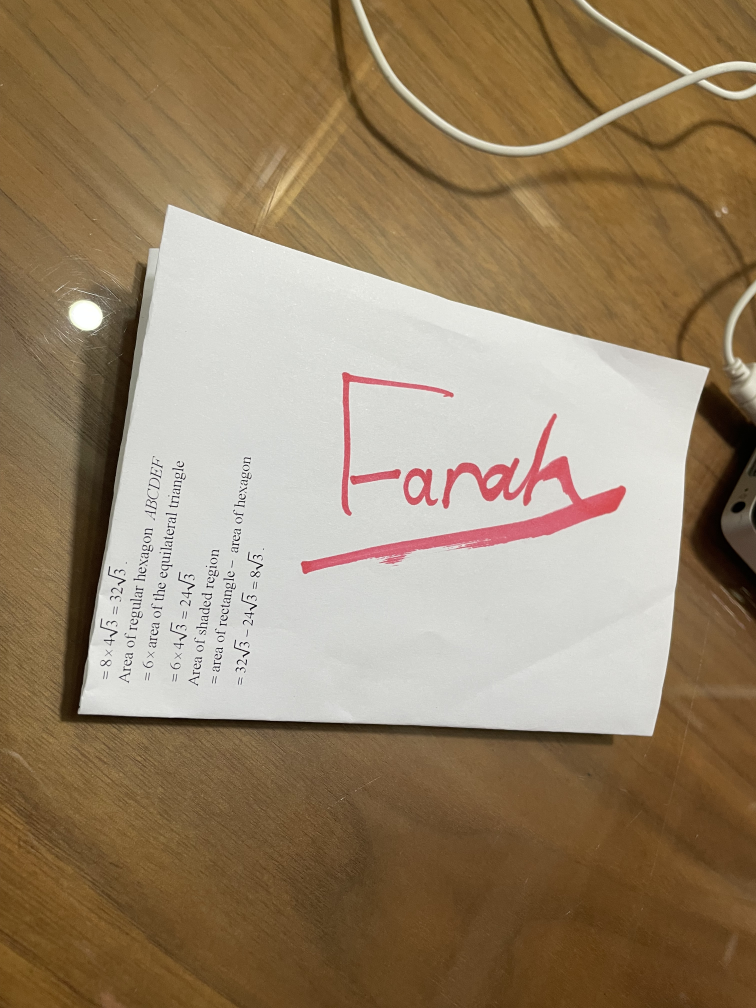
#> input picture farah.jpeg, 3024 x 4032 px (shown at 1/4 size)
$ python Auto_transformation.py --image farah.jpeg
#> lines starting #> are read from the running program, lines starting #| are printed output that depends on the picture; after the words box and inside, x2 and y2 are one past the last pixel; in counts of white or black regions, pixels touching at a corner belong together
### Bird_eye_view.py
import numpy as np
import cv2

def order_points(pts): #34an n define el coordinates bta3 el rectangle.

	rectangle = np.zeros((4, 2), dtype = "float32") # this line creates a 2D array consisting of 4 rows and 2 columns, filled with zeros. (34an el rectangle)

	s = pts.sum(axis = 1)
	rectangle[0] = pts[np.argmin(s)] #top-left
	rectangle[2] = pts[np.argmax(s)] #bottom-right
	diff = np.diff(pts, axis = 1)
	rectangle[1] = pts[np.argmin(diff)] #top-right
	rectangle[3] = pts[np.argmax(diff)] #bottom-left

	return rectangle

def four_point_transform(image, pts):

	rect = order_points(pts)
	(tl, tr, br, bl) = rect
	# compute the width of the new image, using the distance formula 3ady.
	widthA = np.sqrt(((br[0] - bl[0]) ** 2) + ((br[1] - bl[1]) ** 2))
	widthB = np.sqrt(((tr[0] - tl[0]) ** 2) + ((tr[1] - tl[1]) ** 2))
	maxWidth = max(int(widthA), int(widthB))# da by estimate it bas .
	# compute the height of the new image, using the distance formula bardo.
	heightA = np.sqrt(((tr[0] - br[0]) ** 2) + ((tr[1] - br[1]) ** 2))
	heightB = np.sqrt(((tl[0] - bl[0]) ** 2) + ((tl[1] - bl[1]) ** 2))
	maxHeight = max(int(heightA), int(heightB))

	dst = np.array([
		[0, 0],
		[maxWidth - 1, 0],
		[maxWidth - 1, maxHeight - 1],
		[0, maxHeight - 1]], dtype = "float32") #ana hena badelo el destination elly ydawar feha 3la el image elly 3ayez ygeeb el bird eye view bta3ha.
	# compute the perspective transform matrix
	M = cv2.getPerspectiveTransform(rect, dst)
	warped = cv2.warpPerspective(image, M, (maxWidth, maxHeight))
	return warped

### Auto_transformation.py
# import the necessary packages
from Bird_eye_view import four_point_transform
from skimage.filters import threshold_local
import numpy as np
import argparse
import cv2
import imutils
# construct the argument parser and parse the arguments
ap = argparse.ArgumentParser()
ap.add_argument("-i", "--image", required = True,
	help = "Path to the image to be scanned")
args = vars(ap.parse_args())
# load the image and compute the ratio of the old height
# to the new height, clone it, and resize it
image = cv2.imread(args["image"])
#> image is the input picture: shape (4032, 3024, 3); mean B, G, R 104.4, 131.5, 151.9
ratio = image.shape[0] / 500.0
#> ratio = 8.06
orig = image.copy()
image = imutils.resize(image, height = 500)
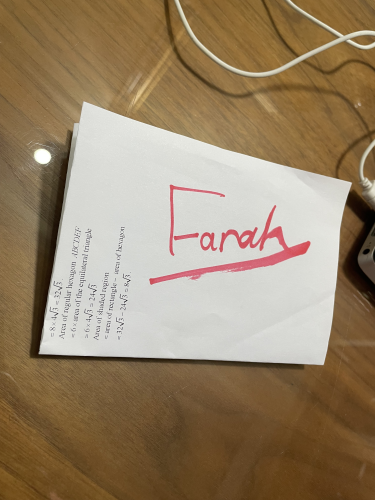
#> image: shape (500, 375, 3); mean B, G, R 104.4, 131.5, 151.9
# convert the image to grayscale, blur it, and find edges
# in the image
gray = cv2.cvtColor(image, cv2.COLOR_BGR2GRAY)
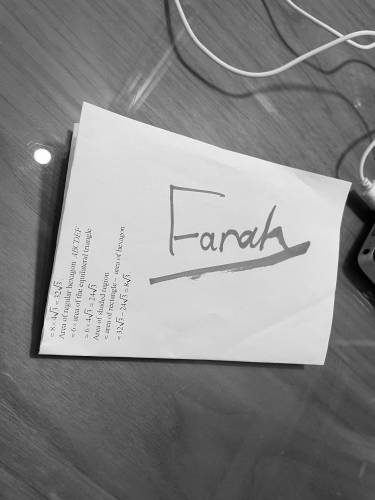
#> gray: shape (500, 375); min 0, max 255, mean 134.5
gray = cv2.GaussianBlur(gray, (5, 5), 0)
edged = cv2.Canny(gray, 75, 200)
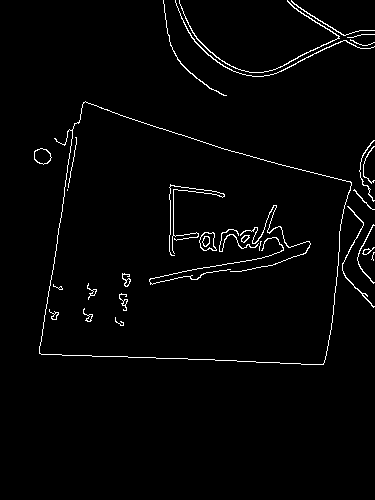
#> edged: shape (500, 375); 2.1% white in thin lines or dots, all inside (x1, y1, x2, y2) = (34, 0, 375, 365)
# show the original image and the edge detected image
print("STEP 1: Edge Detection")
cv2.imshow("Image", image)
cv2.imshow("Edged", edged)
cv2.waitKey(0)
cv2.destroyAllWindows()
# find the contours in the edged image, keeping only the
# largest ones, and initialize the screen contour
cnts = cv2.findContours(edged.copy(), cv2.RETR_LIST, cv2.CHAIN_APPROX_SIMPLE)
#> cnts = 45 contours, 15 with area under 20; largest, box (x1, y1, x2, y2) and area: (39, 101, 352, 365) 61272, (39, 101, 352, 365) 61257, (199, 232, 217, 251) 228, (199, 232, 217, 251) 212, (34, 148, 52, 165) 204
cnts = imutils.grab_contours(cnts)
cnts = sorted(cnts, key = cv2.contourArea, reverse = True)[:5]
#> cnts = 5 contours; box (x1, y1, x2, y2) and area: (39, 101, 352, 365) 61272, (39, 101, 352, 365) 61257, (199, 232, 217, 251) 228, (199, 232, 217, 251) 212, (34, 148, 52, 165) 204
# loop over the contours
for c in cnts:
	# approximate the contour
	peri = cv2.arcLength(c, True)
	approx = cv2.approxPolyDP(c, 0.02 * peri, True)
	# if our approximated contour has four points, then we
	# can assume that we have found our screen
	if len(approx) == 4:
		screenCnt = approx
		break
#> this loop made 1 pass
#> (peri, screenCnt) on pass 1: (1122.5, [[83, 102], [39, 353], [323, 364], [351, 182]])
# show the contour (outline) of the piece of paper
print("STEP 2: Find contours of paper")
cv2.drawContours(image, [screenCnt], -1, (0, 255, 0), 2)
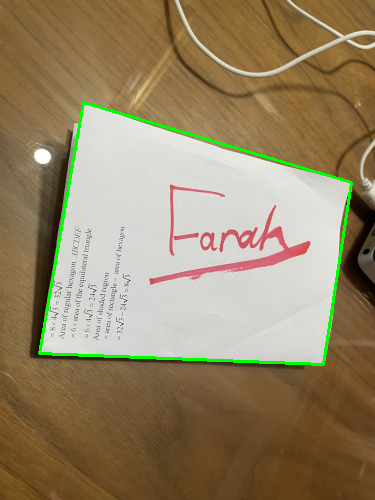
#> image: shape (500, 375, 3); 1.56% of pixels changed, all inside (x1, y1, x2, y2) = (38, 101, 353, 366)
cv2.imshow("Outline", image)
cv2.waitKey(0)
cv2.destroyAllWindows()
# apply the four point transform to obtain a top-down
# view of the original image
warped = four_point_transform(orig, screenCnt.reshape(4, 2) * ratio)
#> in order_points, `s = pts.sum(axis = 1)`: s = [1491.8, 3161.1, 5540, 4298.1]
#> in order_points, `diff = np.diff(pts, axis = 1)`: diff = [153.2, 2532.1, 330.6, -1362.8]
#> in four_point_transform, `rect = order_points(pts)`: rect = [[669.3, 822.5], [2830.5, 1467.6], [2604.7, 2935.3], [314.5, 2846.6]]
#> in four_point_transform, `(tl, tr, br, bl) = rect`: tl = [669.3, 822.5]; tr = [2830.5, 1467.6]; br = [2604.7, 2935.3]; bl = [314.5, 2846.6]
#> in four_point_transform, `widthA = np.sqrt(((br[0] - bl[0]) ** 2) + ((br[1] - bl[1]) ** 2))`: widthA = 2291.9
#> in four_point_transform, `widthB = np.sqrt(((tr[0] - tl[0]) ** 2) + ((tr[1] - tl[1]) ** 2))`: widthB = 2255.4
#> in four_point_transform, `maxWidth = max(int(widthA), int(widthB))# da by estimate it bas .`: maxWidth = 2291
#> in four_point_transform, `heightA = np.sqrt(((tr[0] - br[0]) ** 2) + ((tr[1] - br[1]) ** 2))`: heightA = 1484.9
#> in four_point_transform, `heightB = np.sqrt(((tl[0] - bl[0]) ** 2) + ((tl[1] - bl[1]) ** 2))`: heightB = 2054.9
#> in four_point_transform, `maxHeight = max(int(heightA), int(heightB))`: maxHeight = 2054
#> in four_point_transform, `dst = np.array([ [0, 0], [maxWidth - 1, 0], [maxWidth - 1, maxHeight -..`: dst = [[0, 0], [2290, 0], [2290, 2053], [0, 2053]]
#> in four_point_transform, `M = cv2.getPerspectiveTransform(rect, dst)`: M = [[0.667, 0.117, -543], [-0.268, 0.899, -559.7], [-0.000113, -1.12e-05, 1]]
# convert the warped image to grayscale, then threshold it
# to give it that 'black and white' paper effect
warped = cv2.cvtColor(warped, cv2.COLOR_BGR2GRAY)
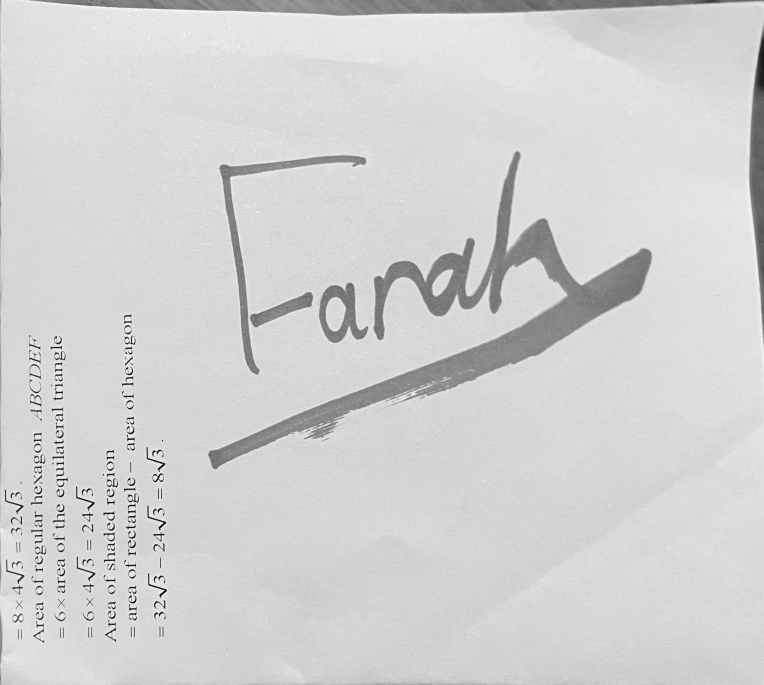
#> warped: shape (2054, 2291) (shown at 1/3 size); min 0, max 255, mean 209.8
T = threshold_local(warped, 11, offset = 10, method = "gaussian")
warped = (warped > T).astype("uint8") * 255
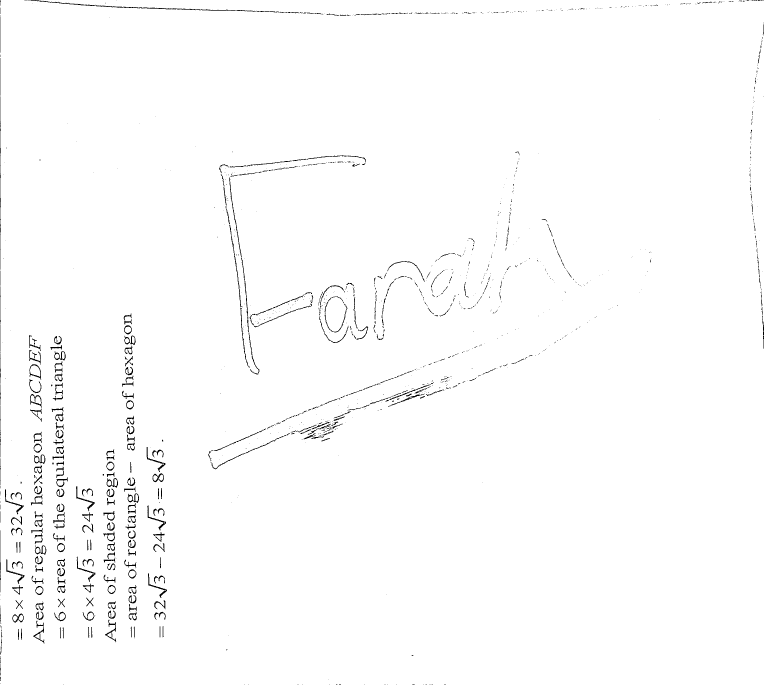
#> warped: shape (2054, 2291) (shown at 1/3 size); 98.8% white; black in thin lines or dots
# show the original and scanned images
print("STEP 3: Apply perspective transform")
cv2.imshow("Original", imutils.resize(orig, height = 650))
cv2.imshow("Scanned", imutils.resize(warped, height = 650))
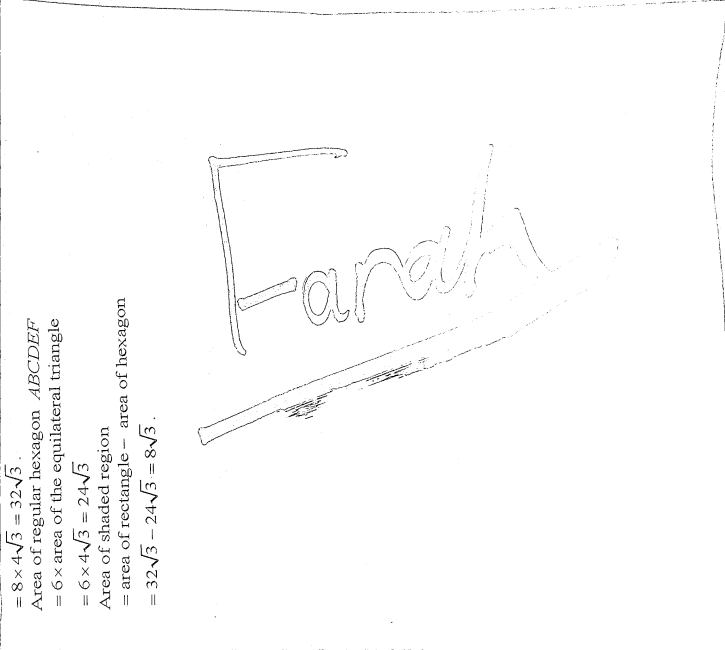
#> window 'Scanned': shape (650, 725); min 0, max 255, mean 252.1
cv2.waitKey(0)
